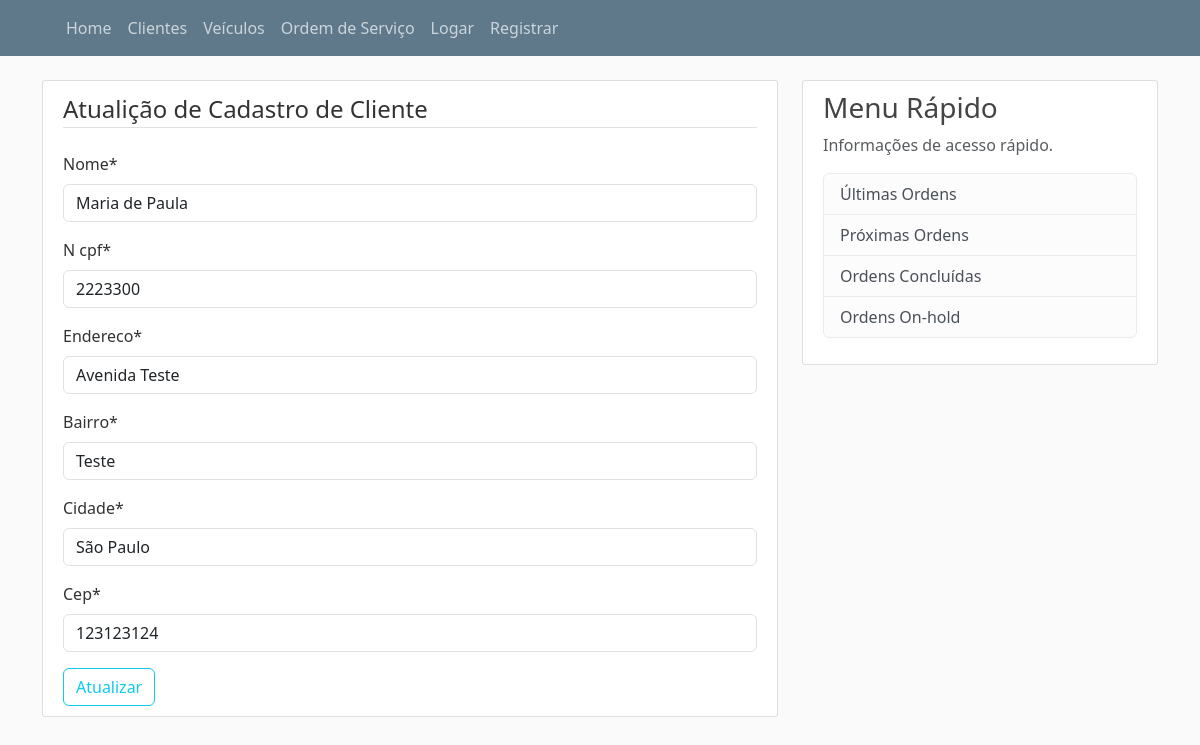
/garage/clientes/5/update/, run on the app's committed database.
### garage/models.py (models this page shows, shortened)
class Cliente(models.Model):
    nome = models.CharField(max_length=250)
    slug = models.SlugField(max_length=250)
    n_cpf = models.CharField(max_length=50)
    endereco = models.CharField(max_length=150)
    bairro = models.CharField(max_length=50)
    cidade = models.CharField(max_length=50)
    cep = models.CharField(max_length=9)
    data_criacao = models.DateTimeField(auto_now_add=True)
    email = models.CharField(max_length=100)
    autor = models.ForeignKey(User, on_delete=models.CASCADE)

### garage/views.py (the view)
# urls.py: path('clientes/<int:pk>/update/', ClienteUpdateView.as_view(), name='client-update'),
class ClienteUpdateView(UpdateView):
    model = Cliente
    fields = ['nome', 'n_cpf', 'endereco', 'bairro', 'cidade', 'cep']
    template_name = 'garage/clientes/client_update_form.html'

### templates/garage/clientes/client_update_form.html (shortened to what this page needs)
{% extends "garage/base.html" %}
{% load crispy_forms_tags %}
{% block content %}
    <div class="content-section">
        <form method="POST">
            <fieldset class="form-group">
                <legend class="border-bottom mb-4">Atualição de Cadastro de Cliente</legend>
                {{ form|crispy }}
            </fieldset>
            <div class="form-group">
                <button class="btn btn-outline-info" type="submit">Atualizar</button>
            </div>
        </form>
    </div>
{% endblock content %}

### garage/static/css/main.css (style rules this page uses)
body { background: #fafafa; color: #333333; margin-top: 5rem; }
.content-section { background: #ffffff; padding: 10px 20px; border: 1px solid #dddddd; border-radius: 3px; margin-bottom: 20px; }

### data on the page
Cliente: nome "Maria de Paula", n_cpf "2223300", endereco "Avenida Teste", bairro "Teste", cidade "São Paulo", cep "123123124"
